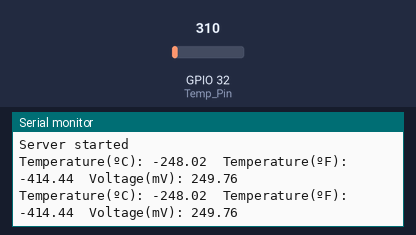
A sketch run on a simulated ESP32. Parts: the last lines printed to the serial monitor. Inputs (shaded band) come from the test bench; at power-on: GPIO 32 (Temp_Pin) = 310. WiFi joins after 1.5 s; servers stay silent unless stated.

Above: at 2.7 s.
2.8 s: GPIO 32 (Temp_Pin) set to 372
At 4.1 s:
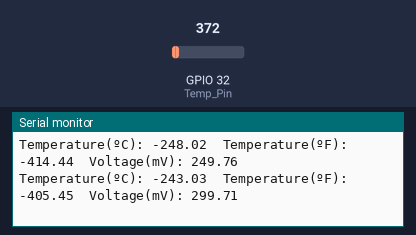
4.3 s: GPIO 32 (Temp_Pin) set to 434
At 5.3 s:
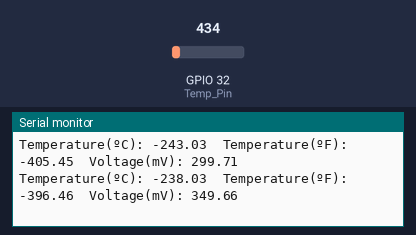
Timing chart, 0 to 7.3 s (numbered marks = the images above; inputs shaded):
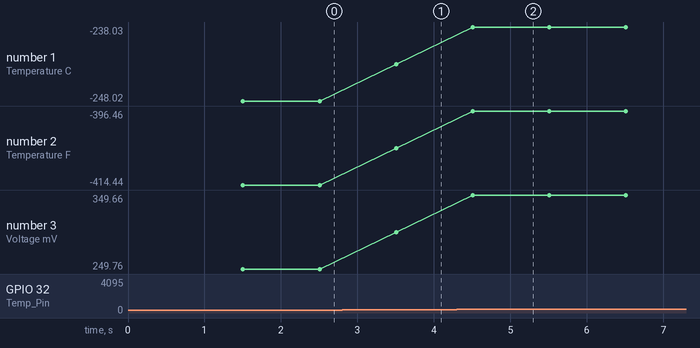

The sketch:

LM335_web_server.ino
```cpp
#include <WiFi.h>

const int Temp_Pin = 32;
float Raw_Val;
float Voltage_Out;

float temp_C, temp_F, temp_K;

// WiFi network info.
const char *ssid =  "Nokia 8.1";     // Enter your WiFi Name
const char *pass =  "Swathi123456789"; // Enter your WiFi Password

WiFiServer server(80);

void setup(){
 pinMode(32, INPUT); //Above code's setup part
 Serial.begin(115200);

 Serial.println("Connecting to ");
 Serial.println(ssid);
 WiFi.begin(ssid, pass);
  while (WiFi.status() != WL_CONNECTED)
  {
    delay(500);
    Serial.print(".");              // print ... till not connected
  }
  Serial.println("");
  Serial.println("WiFi connected");
  Serial.println("IP address is : ");
  Serial.println(WiFi.localIP());
  server.begin();
  Serial.println("Server started");
}

void loop(){

  Raw_Val = analogRead(Temp_Pin); //Above code's loop part
  //Serial.print(Raw_Val);
  Voltage_Out = (Raw_Val * 3300) / (4096);

  // calculate temperature for LM35 (LM35DZ)
  //temp_C = Voltage_Out/ 10;
  //temp_F = (temp_C * 1.8) + 32;

  // calculate temperature for LM335
  temp_K = Voltage_Out / 10;
  temp_C = temp_K - 273;
  temp_F = (temp_C * 1.8) + 32;
  //return temp_C;

  Serial.print("Temperature(ºC): ");
  Serial.print(temp_C);
  Serial.print("  Temperature(ºF): ");
  Serial.print(temp_F);
  Serial.print("  Voltage(mV): ");
  Serial.println(Voltage_Out);
  delay(1000);

WiFiClient client = server.available();
 if (client)
  {
    Serial.println("new client");
    String currentLine = "";                   //Storing the incoming data in the string
    while (client.connected())
    {
      if (client.available())                  //if there is some client data available
      {
        char c = client.read();                // read a byte
          if (c == '\n')                       // check for newline character,
          {
          if (currentLine.length() == 0)      //if line is blank it means its the end of the client HTTP request
          {
            client.print("<html><title> ESP32 WebServer</title></html>");
            client.print("<body bgcolor=\"#E6E6FA\"><h1 style=\"text-align: center; color: blue\"> ESP32 WebServer </h1>");

            client.print("<p style=\"text-align: left; color: red; font-size:150% \">Temperature Value LM335: ");
            client.print("<p style=\"text-align: left; font-size:150% \">Temprature: ");
            client.print(temp_C);
            break;  // break out of the while loop:
          }
           else
          {    // if you got a newline, then clear currentLine:
            currentLine = "";
          }
         }
         else if (c != '\r')
         {  // if you got anything else but a carriage return character,
          currentLine += c;       // add it to the end of the currentLine
         }
        }
      }
  }
}
```

Measured:
- after the input at 2.8 s, the serial monitor: prints a new line after 0.71 s (image 1)
- after the input at 4.3 s, the serial monitor: prints a new line after 0.21 s (image 2)
- plotted number 1: -248.02 → -243.03 after the input at 2.8 s, -243.03 → -238.03 after the input at 4.3 s
- plotted number 2: -414.44 → -405.45 after the input at 2.8 s, -405.45 → -396.46 after the input at 4.3 s
- plotted number 3: 249.76 → 299.71 after the input at 2.8 s, 299.71 → 349.66 after the input at 4.3 s
